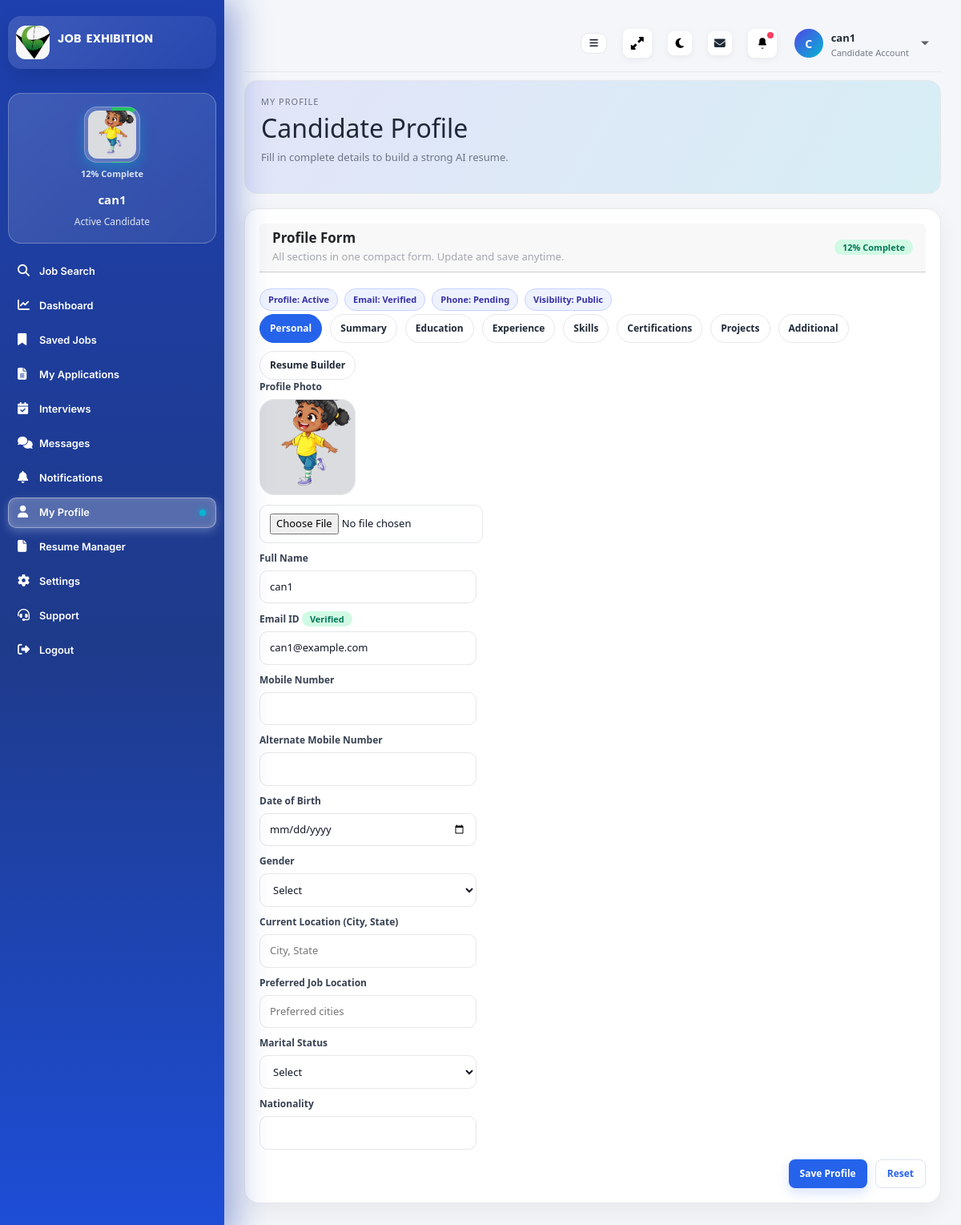
The page /candidate/profile/ (signed in) on the database as committed earlier.
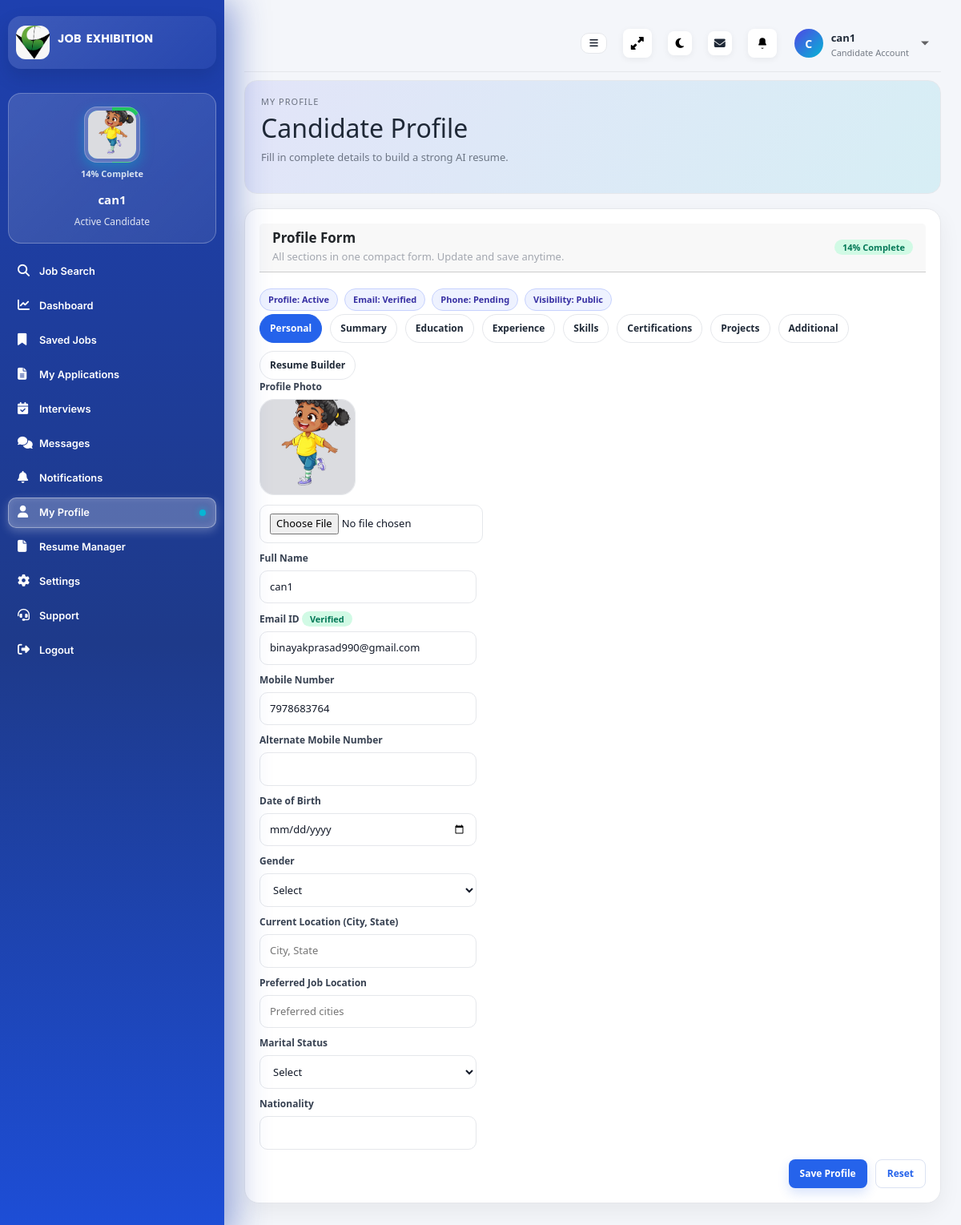
The same page on the database as committed later.
### dashboard/models.py (models this page shows, shortened)
class UserBase(models.Model):
    name = models.CharField(max_length=200)
    email = models.EmailField(max_length=254)
    phone = models.CharField(max_length=50, blank=True)
    password = models.CharField(max_length=128, blank=True)
    location = models.CharField(max_length=120, blank=True)
    address = models.TextField(blank=True)
    registration_date = models.DateTimeField(auto_now_add=True)
    last_login = models.DateTimeField(null=True, blank=True)
    profile_image = models.FileField(upload_to="profiles/", null=True, blank=True)
    account_type = models.CharField(max_length=50, blank=True)
    profile_completion = models.PositiveIntegerField(default=0)
    kyc_status = models.CharField(max_length=20, choices=KYC_CHOICES, default="Pending")
    account_status = models.CharField(max_length=20, choices=ACCOUNT_STATUS_CHOICES, default="Active")
    warning_count = models.PositiveIntegerField(default=0)
    suspension_reason = models.CharField(max_length=255, blank=True)
    class Meta:
        abstract = True

class Candidate(UserBase):
    date_of_birth = models.DateField(null=True, blank=True)
    gender = models.CharField(max_length=20, blank=True)
    preferred_job_location = models.CharField(max_length=200, blank=True)
    marital_status = models.CharField(max_length=40, blank=True)
    nationality = models.CharField(max_length=120, blank=True)
    resume = models.FileField(upload_to="documents/candidates/", null=True, blank=True)
    id_proof = models.FileField(upload_to="documents/candidates/", null=True, blank=True)
    bio = models.TextField(blank=True)
    career_objective = models.TextField(blank=True)
    skills = models.CharField(max_length=255, blank=True)
    secondary_skills = models.CharField(max_length=255, blank=True)
    alt_phone = models.CharField(max_length=50, blank=True)
    phone_verified = models.BooleanField(default=False)
    email_verified = models.BooleanField(default=False)
    experience_type = models.CharField(max_length=40, blank=True)
    employment_type = models.CharField(max_length=40, blank=True)
    experience = models.CharField(max_length=120, blank=True)
    total_experience = models.CharField(max_length=120, blank=True)
    current_job_status = models.CharField(max_length=40, blank=True)
    current_company = models.CharField(max_length=200, blank=True)
    current_salary = models.CharField(max_length=120, blank=True)
    current_position = models.CharField(max_length=120, blank=True)
    expected_salary = models.CharField(max_length=120, blank=True)
    notice_period = models.CharField(max_length=120, blank=True)
    preferred_industry = models.CharField(max_length=200, blank=True)
    willing_to_relocate = models.BooleanField(default=False)
    education = models.CharField(max_length=200, blank=True)
    education_10th = models.CharField(max_length=200, blank=True)
    education_12th = models.CharField(max_length=200, blank=True)
    education_graduation = models.CharField(max_length=200, blank=True)
    education_post_graduation = models.CharField(max_length=200, blank=True)
    education_other = models.CharField(max_length=200, blank=True)
    certifications = models.CharField(max_length=255, blank=True)
    languages = models.CharField(max_length=200, blank=True)
    linkedin_url = models.URLField(blank=True)
    github_url = models.URLField(blank=True)
    portfolio_url = models.URLField(blank=True)
    portfolio_file = models.FileField(upload_to="documents/candidates/portfolio/", null=True, blank=True)
    video_resume = models.FileField(upload_to="documents/candidates/video/", null=True, blank=True)
    availability_status = models.CharField(max_length=40, blank=True)
    profile_visibility = models.BooleanField(default=True)
    source_consultancy = models.ForeignKey(
        "Consultancy",
        on_delete=models.SET_NULL,
        null=True,
        blank=True,
        related_name="candidate_pool",
    )

### dashboard/views.py (the view, shortened to what this page needs)
# urls.py: path("candidate/profile/", views.candidate_profile_view, name="candidate_profile"),
@candidate_login_required
def candidate_profile_view(request):
    candidate_id = request.session.get("candidate_id")
    candidate = Candidate.objects.filter(id=candidate_id).first()
    if not candidate:
        return redirect("dashboard:login")
    return render(
        request,
        "dashboard/candidate/candidate_profile.html",
        {
            "candidate": candidate,
            "education_entries": candidate.education_entries.all(),
            "experience_entries": candidate.experience_entries.all(),
            "skill_entries": candidate.skill_entries.all(),
            "project_entries": candidate.project_entries.all(),
            "cert_entries": candidate.certification_files.all(),
        },
    )

### dashboard/context_processors.py (called while the page is built, shortened)
def admin_profile_context(request):
    if not request.user.is_authenticated:
        return {"admin_profile": None}
    if not (request.user.is_staff or request.user.is_superuser):
        return {"admin_profile": None}
    profile, _ = AdminProfile.objects.get_or_create(user=request.user)
    return {"admin_profile": profile}

def _candidate_subscription_segment(email):
    if not email:
        return "non_subscribed", None
    subscription = (
        Subscription.objects.filter(
            account_type__iexact="Candidate",
            contact__iexact=email,
        )
        .order_by("-expiry_date", "-updated_at")
        .first()
    )
    if not subscription:
        return "non_subscribed", None

def _active_advertisement_for(audience, segment):
    ads = Advertisement.objects.filter(
        audience=audience,
        is_active=True,
    ).order_by("-created_at")
    scoped = ads.filter(Q(segment=segment) | Q(segment="") | Q(segment__isnull=True)).first()
    if scoped:
        return scoped
    generic = ads.filter(Q(segment="") | Q(segment__isnull=True)).first()
    return generic or ads.first()

### dashboard/templates/dashboard/candidate/candidate_profile.html (shortened to what the changed rows need)
{% extends "dashboard/candidate/candidate_base.html" %}
{% load static %}
{% block content %}
<section class="page-hero">
  <div>
    <h2>Candidate Profile</h2>
  </div>
</section>
<section class="card section-block profile-shell">
  <div class="card-header">
    <div>
      <h3>Profile Form</h3>
      <p class="muted">All sections in one compact form. Update and save anytime.</p>
    </div>
    <span class="badge success">{{ candidate.profile_completion|default:0 }}% Complete</span>
  </div>
  <div class="profile-overview-strip">
    <span>Profile: {{ candidate.account_status|default:"Active" }}</span>
    <span>Email: {% if candidate.email_verified %}Verified{% else %}Pending{% endif %}</span>
    <span>Phone: {% if candidate.phone_verified %}Verified{% else %}Pending{% endif %}</span>
    <span>Visibility: {% if candidate.profile_visibility %}Public{% else %}Private{% endif %}</span>
  </div>
  <form class="company-form-grid" method="post" enctype="multipart/form-data" data-loading-form>
    <div class="tab-section active" data-tab-section="personal">
      <div class="company-form-grid">
        <div class="company-form-group company-form-full">
          <div class="logo-upload">
            <div class="logo-preview">
              {% if candidate.profile_image %}
                <img src="{{ candidate.profile_image.url }}" alt="Candidate photo" />
              {% else %}
                <span>{{ candidate.name|default:"C"|first|upper }}</span>
              {% endif %}
            </div>
          </div>
        </div>
        <div class="company-form-group">
          <label>Full Name</label>
          <input type="text" name="name" value="{{ candidate.name|default:'' }}" required />
        </div>
        <div class="company-form-group">
          <label>Email ID {% if candidate.email_verified %}<span class="badge success">Verified</span>{% endif %}</label>
          <input type="email" name="email" value="{{ candidate.email|default:'' }}" required />
        </div>
        <div class="company-form-group">
          <label>Mobile Number {% if candidate.phone_verified %}<span class="badge success">Verified</span>{% endif %}</label>
          <input type="text" name="phone" value="{{ candidate.phone|default:'' }}" />
        </div>
      </div>
    </div>
  </form>
</section>
{% endblock %}

### dashboard/templates/dashboard/candidate/candidate_base.html (shortened to what the changed rows need)
{% load static %}
<!doctype html>
<html lang="en">
  <head>
    <link rel="stylesheet" href="https://cdn.jsdelivr.net/npm/bootstrap@5.3.2/dist/css/bootstrap.min.css" />
    <link rel="stylesheet" href="https://cdnjs.cloudflare.com/ajax/libs/font-awesome/6.5.0/css/all.min.css" />
    <link rel="stylesheet" href="{% static 'dashboard/css/style.css' %}?v={{ static_asset_version }}" />
  </head>
  <body class="candidate-dashboard">
    <div class="app-shell">
      <aside class="sidebar candidate-sidebar">
        <div class="brand">
          <div class="brand-text">
            <h1 class="style-1"><span class="brand-job">Job</span> <span class="brand-exhibition">Exhibition</span></h1>
          </div>
</div>
        <div class="company-user candidate-user">
          <div class="company-logo-stack">
            <div class="company-logo" style="--progress: {{ candidate.profile_completion|default:0 }};">
              {% if candidate.profile_image %}
                <img src="{{ candidate.profile_image.url }}" alt="Candidate photo" />
              {% else %}
                <span>{{ candidate.name|default:"C"|first|upper }}</span>
              {% endif %}
            </div>
            <span class="profile-progress-text">{{ candidate.profile_completion|default:0 }}% Complete</span>
          </div>
          <div class="company-user-meta">
            <strong>{{ candidate.name|default:"candidate" }}</strong>
            <span>{{ candidate.account_status|default:"Active" }} Candidate</span>
          </div>
        </div>
      </aside>
      <main class="main">
        <header class="page-header">
          <div class="topbar">
            <div class="top-actions">
              <details class="notification-dropdown">
                <summary class="icon-btn" aria-label="Notifications">
                  <svg viewBox="0 0 24 24" aria-hidden="true"><path d="M12 3a5 5 0 0 0-5 5v3.2l-1.4 2.7a1 1 0 0 0 .9 1.5h11a1 1 0 0 0 .9-1.5L17 11.2V8a5 5 0 0 0-5-5Zm0 18a2.5 2.5 0 0 0 2.3-1.5h-4.6A2.5 2.5 0 0 0 12 21Z" /></svg>
                  {% if panel_notification_unread_count > 0 %}<span class="notif-dot"></span>{% endif %}
                </summary>
              </details>
            </div>
            <details class="profile-dropdown">
              <summary class="profile-summary">
                <div class="profile-avatar">{{ candidate.name|default:"C"|first|upper }}</div>
                <div class="profile-meta">
                  <strong>{{ candidate.name|default:"candidate" }}</strong>
                  <span>Candidate Account</span>
                </div>
                <svg class="chevron" viewBox="0 0 24 24" aria-hidden="true"><path d="m6 9 6 6 6-6" /></svg>
              </summary>
            </details>
          </div>
        </header>
        {% block content %}{% endblock %}
      </main>
    </div>
  </body>
</html>

Rows that differ between the two databases and show on the page:
changed Candidate "can1": profile_completion "12" → "14"; email "can1@example.com" → "binayakprasad990@gmail.com"; phone (not shown) → "7978683764"
